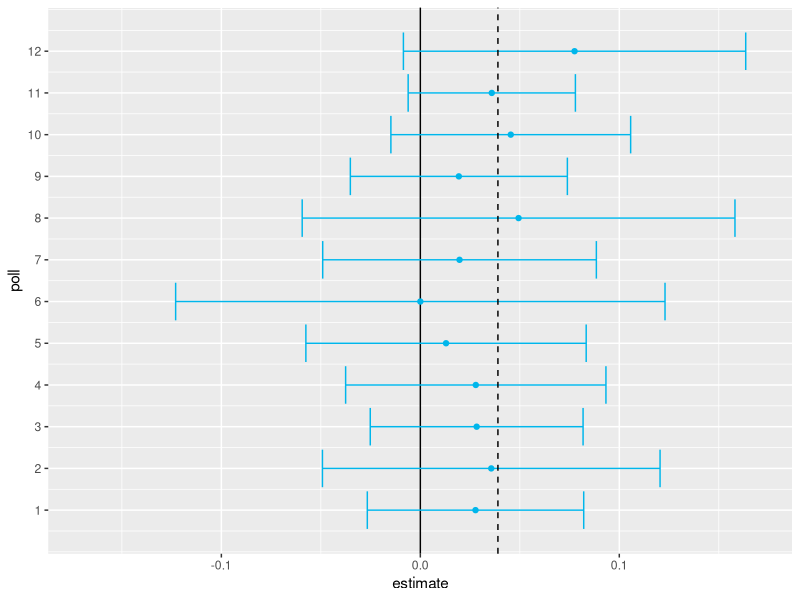
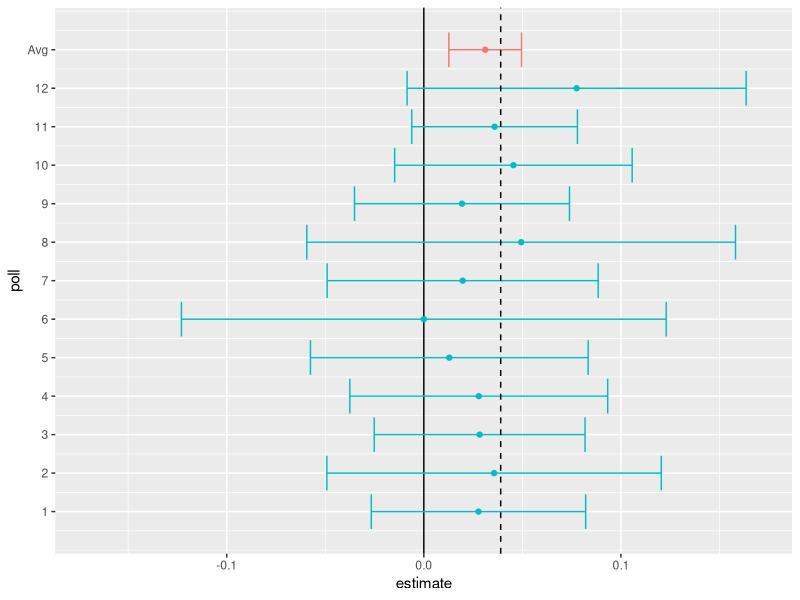
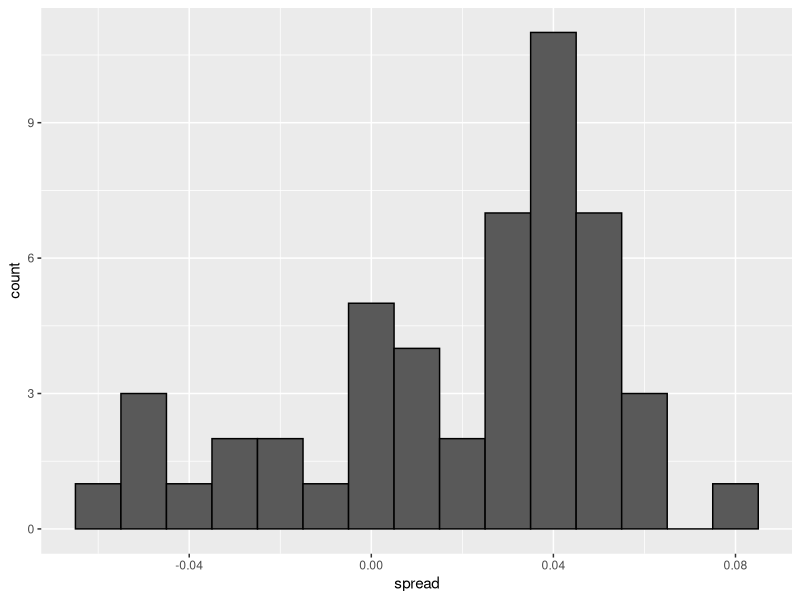
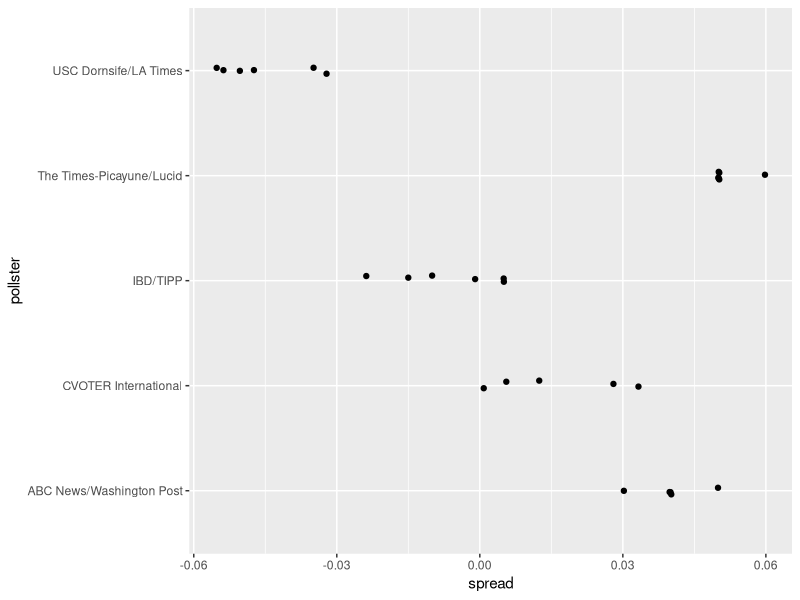
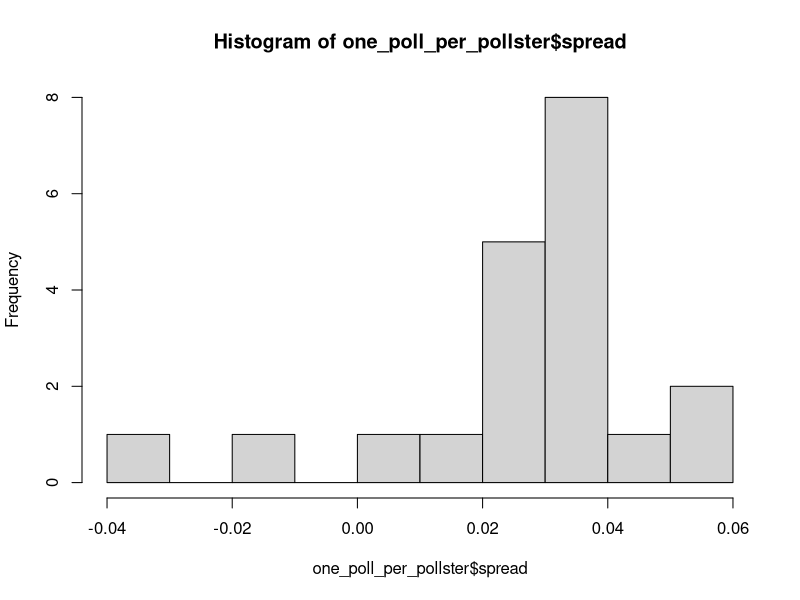
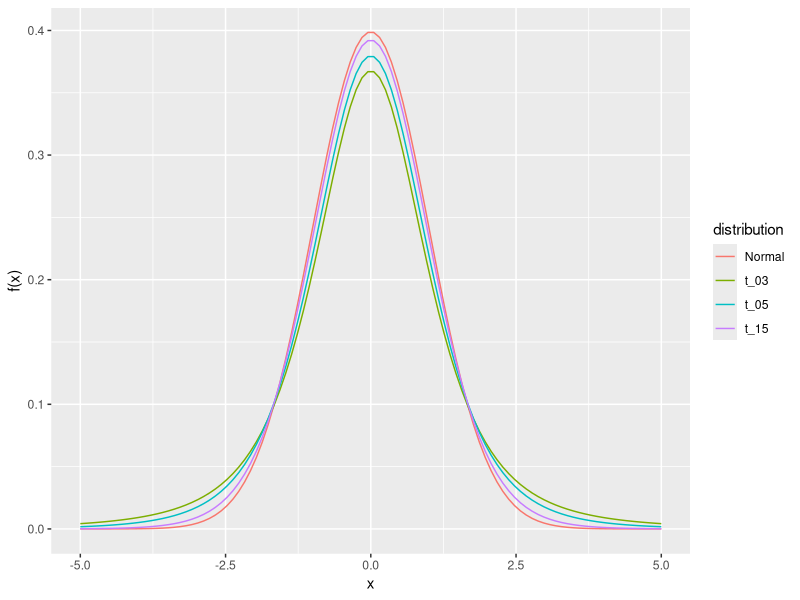
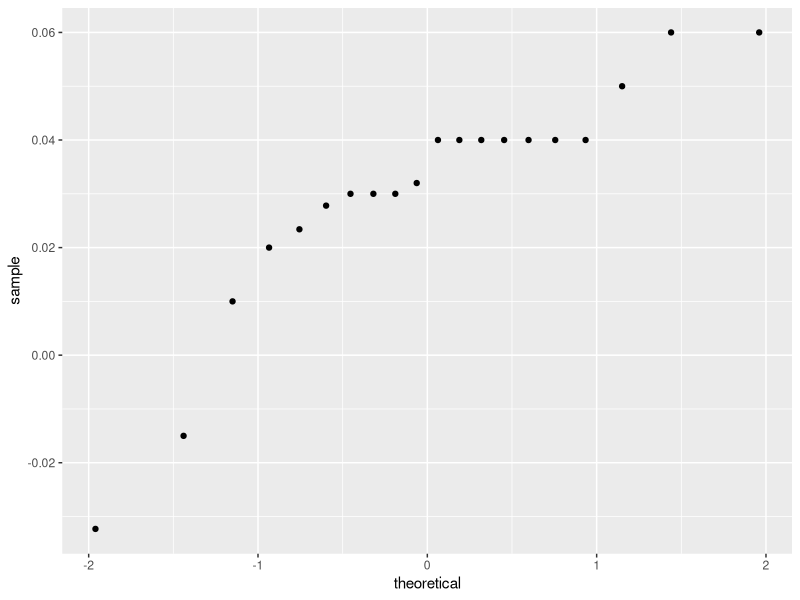

Write the R code that produced these figures, in order.
## ---- chunk 1
set.seed(2)
library(tidyverse)
library(dslabs)
theta <- 0.039
Ns <- c(1298, 533, 1342, 897, 774, 254, 812, 324, 1291, 1056, 2172, 516)
p <- (theta + 1)/2

polls <- map_df(Ns, function(N) {
  x <- sample(c(0, 1), size = N, replace = TRUE, prob = c(1 - p, p))
  x_hat <- mean(x)
  se_hat <- sqrt(x_hat * (1 - x_hat) / N)
  list(estimate = 2 * x_hat - 1, 
    low = 2*(x_hat - 1.96*se_hat) - 1, 
    high = 2*(x_hat + 1.96*se_hat) - 1,
    sample_size = N)
}) |> mutate(poll = seq_along(Ns))
ggplot(polls, aes(poll, estimate, ymin = low, ymax = high)) + 
  geom_hline(yintercept = 0) + 
  geom_point(col = "#00B6EB") +
  geom_errorbar(col = "#00B6EB") + 
  coord_flip() +
  scale_x_continuous(breaks = 1:nrow(polls)) +
  scale_y_continuous(limits = c(-0.17, 0.17)) +
  geom_hline(yintercept = 2*p - 1, lty = 2) 
## ---- chunk 2
#| echo: false

theta_hat <- polls |> summarize(avg = sum(estimate*sample_size)/sum(sample_size)) |> pull(avg)
## ---- chunk 3
theta_hat <- polls |> summarize(avg = sum(estimate*sample_size)/sum(sample_size)) |> pull(avg)
p_hat <- (1 + theta_hat)/2
moe <- 2*1.96*sqrt(p_hat*(1 - p_hat)/sum(polls$sample_size))
new_row <- tibble(theta_hat, theta_hat - moe, theta_hat + moe, sum(polls$sample_size),13)
names(new_row) <- names(polls)
polls2 <- bind_rows(polls, new_row)
polls2$label <- as.character(1:13)
polls2$label[13] <- "Avg"
polls2$col <- as.character(c(rep(2, 12), 1))

polls2 |> 
  ggplot(aes(poll, estimate, ymin = low, ymax = high, color = col)) + 
  geom_hline(yintercept = 0) + 
  geom_point(show.legend = FALSE) +
  geom_errorbar(show.legend = FALSE) + 
  coord_flip() +
  scale_x_continuous(breaks = 1:nrow(polls2), labels = polls2$label) +
  scale_y_continuous(limits = c(-0.17, 0.17)) +
  geom_hline(yintercept = 2*p - 1, lty = 2) 
## ---- chunk 4
library(dslabs)
polls <- polls_us_election_2016 |> 
  filter(state == "U.S." & enddate >= "2016-11-02" & population == "lv") |>
  mutate(spread = rawpoll_clinton/100 - rawpoll_trump/100) 
## ---- chunk 5
theta_hat <- with(polls, sum(spread*samplesize)/sum(samplesize)) 
## ---- chunk 6
p_hat <- (theta_hat + 1)/2 
moe <- 2*1.96*sqrt(p_hat*(1 - p_hat)/sum(polls$samplesize))
## ---- chunk 7
polls |> ggplot(aes(spread)) + geom_histogram(color = "black", binwidth = .01)
## ---- chunk 8
polls |> count(pollster) |> arrange(desc(n)) |> head(5)
## ---- chunk 9
polls |> group_by(pollster) |> 
  filter(n() >= 5) |>
  ggplot(aes(pollster, spread)) + 
  geom_jitter(width = 0.05) +
  coord_flip()
## ---- chunk 10
polls |> group_by(pollster) |> filter(n() >= 5) |>
  summarize(se = 2*sqrt(p_hat*(1 - p_hat)/median(samplesize)))
## ---- chunk 11
one_poll_per_pollster <- polls |> group_by(pollster) |> 
  slice_max(enddate, n = 1, with_ties = FALSE) |> ungroup()
## ---- chunk 12
hist(one_poll_per_pollster$spread, breaks = 10)
## ---- chunk 13
sd(one_poll_per_pollster$spread)
## ---- chunk 14
results <- one_poll_per_pollster |> 
  summarize(avg = mean(spread), se = sd(spread)/sqrt(length(spread))) |> 
  mutate(start = avg - 1.96*se, end = avg + 1.96*se) 
round(results*100, 2)
## ---- chunk 15
x <- seq(-5, 5, len = 100)
data.frame(x = x, Normal = dnorm(x, 0, 1), t_03 = dt(x, 3), t_05 = dt(x, 5), t_15 = dt(x, 15)) |> pivot_longer(-x, names_to = "distribution", values_to = "f") |> ggplot(aes(x, f, color = distribution)) + geom_line() + ylab("f(x)")
## ---- chunk 16
one_poll_per_pollster |> ggplot(aes(sample = spread)) + stat_qq()
## ---- chunk 17
n <- length(one_poll_per_pollster$spread)
t_crit <- qt(0.975, n - 1)
ttest_ci <- one_poll_per_pollster |> 
  summarize(avg = mean(spread), se = sd(spread)/sqrt(length(spread))) |> 
  mutate(start = avg - t_crit*se, end = avg + t_crit*se) |>
  select(start, end)
round(ttest_ci*100, 2)
## ---- chunk 18
qt(0.975, n - 1)
## ---- chunk 19
qnorm(0.975)
